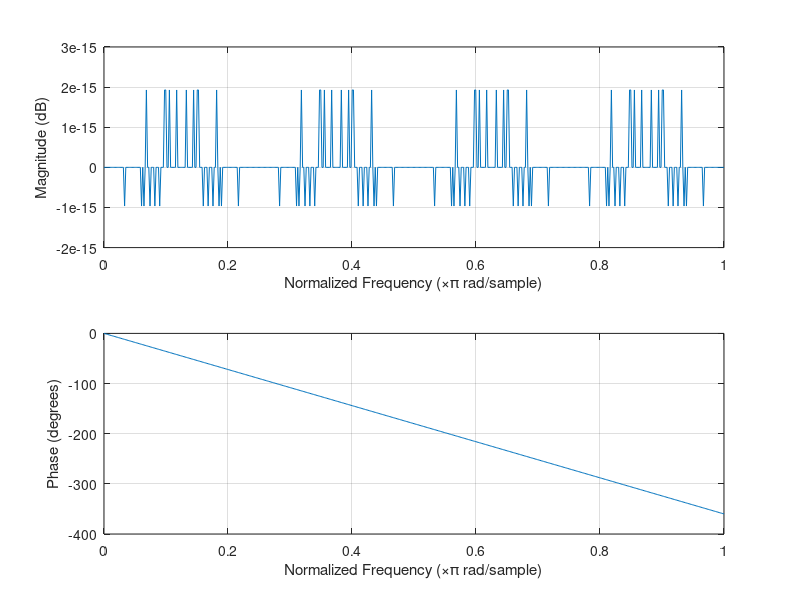

Write the MATLAB code that produced this figure.
clc;
% clear all;
close all;
N=input('Enter the length of window');
fc=input('Enter the cut-off frequency');
fs=input('Enter thesampling frequency');
wc=fc/fs;
w=hamming(N);
b=fir1(N-1,wc,w);
freqz(b);
disp(N);
disp(w);
disp(b);